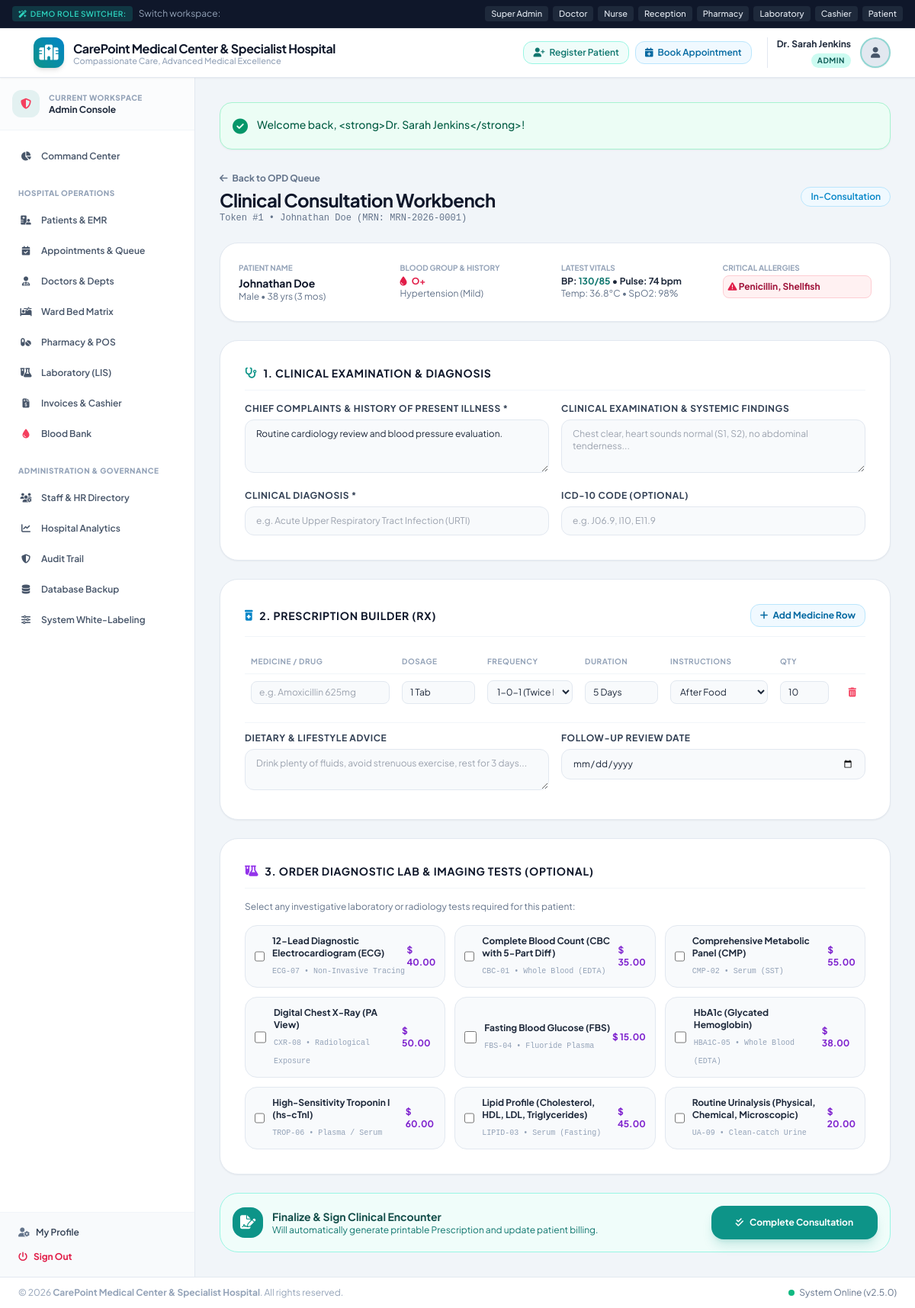
/modules/opd/consultation.php?appointment_id=1 (signed in), run on the app's committed database.
### tables this page shows
CREATE TABLE IF NOT EXISTS `appointments` (
  `id` INT AUTO_INCREMENT PRIMARY KEY,
  `token_number` INT NOT NULL,
  `patient_id` INT NOT NULL,
  `doctor_id` INT NOT NULL,
  `department_id` INT NULL,
  `appointment_date` DATE NOT NULL,
  `appointment_time` TIME NOT NULL,
  `reason` TEXT NULL,
  `status` ENUM('Scheduled', 'Waiting', 'In-Consultation', 'Completed', 'Cancelled') DEFAULT 'Scheduled',
  `created_at` TIMESTAMP DEFAULT CURRENT_TIMESTAMP,
  FOREIGN KEY (`patient_id`) REFERENCES `patients`(`id`) ON DELETE CASCADE,
  FOREIGN KEY (`doctor_id`) REFERENCES `doctors`(`id`) ON DELETE CASCADE
);

CREATE TABLE IF NOT EXISTS `patients` (
  `id` INT AUTO_INCREMENT PRIMARY KEY,
  `user_id` INT NULL UNIQUE,
  `mrn` VARCHAR(50) NOT NULL UNIQUE,
  `full_name` VARCHAR(150) NOT NULL,
  `email` VARCHAR(120) NULL,
  `phone` VARCHAR(30) NOT NULL,
  `gender` ENUM('Male', 'Female', 'Other') NOT NULL,
  `date_of_birth` DATE NOT NULL,
  `blood_group` ENUM('A+', 'A-', 'B+', 'B-', 'O+', 'O-', 'AB+', 'AB-', 'Unknown') DEFAULT 'Unknown',
  `address` TEXT NULL,
  `emergency_contact_name` VARCHAR(150) NULL,
  `emergency_contact_phone` VARCHAR(30) NULL,
  `emergency_contact_relation` VARCHAR(60) NULL,
  `allergies` TEXT NULL,
  `chronic_diseases` TEXT NULL,
  `created_at` TIMESTAMP DEFAULT CURRENT_TIMESTAMP,
  `updated_at` TIMESTAMP DEFAULT CURRENT_TIMESTAMP ON UPDATE CURRENT_TIMESTAMP,
  FOREIGN KEY (`user_id`) REFERENCES `users`(`id`) ON DELETE SET NULL
);

CREATE TABLE IF NOT EXISTS `vitals` (
  `id` INT AUTO_INCREMENT PRIMARY KEY,
  `patient_id` INT NOT NULL,
  `recorded_by` INT NULL,
  `temperature` DECIMAL(4,1) NULL COMMENT '°C',
  `blood_pressure` VARCHAR(20) NULL COMMENT 'mmHg (e.g. 120/80)',
  `pulse_rate` INT NULL COMMENT 'bpm',
  `respiratory_rate` INT NULL COMMENT 'breaths/min',
  `spo2` INT NULL COMMENT '% oxygen saturation',
  `blood_sugar` DECIMAL(5,1) NULL COMMENT 'mg/dL or mmol/L',
  `weight_kg` DECIMAL(5,2) NULL,
  `height_cm` DECIMAL(5,2) NULL,
  `notes` TEXT NULL,
  `recorded_at` TIMESTAMP DEFAULT CURRENT_TIMESTAMP,
  FOREIGN KEY (`patient_id`) REFERENCES `patients`(`id`) ON DELETE CASCADE,
  FOREIGN KEY (`recorded_by`) REFERENCES `users`(`id`) ON DELETE SET NULL
);

CREATE TABLE IF NOT EXISTS `lab_tests` (
  `id` INT AUTO_INCREMENT PRIMARY KEY,
  `category_id` INT NOT NULL,
  `test_name` VARCHAR(150) NOT NULL,
  `test_code` VARCHAR(50) NOT NULL UNIQUE,
  `sample_type` VARCHAR(80) DEFAULT 'Blood',
  `price` DECIMAL(10,2) NOT NULL DEFAULT 25.00,
  `normal_range` VARCHAR(255) NULL,
  `unit` VARCHAR(50) NULL,
  `description` TEXT NULL,
  `status` ENUM('active', 'inactive') DEFAULT 'active',
  FOREIGN KEY (`category_id`) REFERENCES `lab_test_categories`(`id`) ON DELETE RESTRICT
);

### modules/opd/consultation.php (the view, shortened to what the rows shown need)
<?php
require_once __DIR__ . '/../../includes/header.php';
$pdo = Database::getConnection();
$aptId = (int)($_GET['appointment_id'] ?? 0);
$stmt = $pdo->prepare("SELECT a.*, p.full_name as patient_name, p.mrn, p.gender, p.date_of_birth, p.allergies, p.chronic_diseases, p.blood_group,
                       u.full_name as doctor_name, d.specialization, d.consultation_fee
                       FROM appointments a
                       JOIN patients p ON a.patient_id = p.id
                       JOIN doctors d ON a.doctor_id = d.id
                       JOIN users u ON d.user_id = u.id
                       WHERE a.id = ?");
$stmt->execute([$aptId]);
$appointment = $stmt->fetch();
$pdo->prepare("UPDATE appointments SET status = 'In-Consultation' WHERE id = ? AND status = 'Waiting'")->execute([$aptId]);
$labTests = $pdo->query("SELECT id, test_name, test_code, sample_type, price FROM lab_tests WHERE status = 'active' ORDER BY test_name ASC")->fetchAll();
$vStmt = $pdo->prepare("SELECT * FROM vitals WHERE patient_id = ? ORDER BY recorded_at DESC LIMIT 1");
$vStmt->execute([$appointment['patient_id']]);
$latestVitals = $vStmt->fetch();
?>
<div class="max-w-5xl mx-auto space-y-6">
    <div class="flex items-center justify-between">
        <div>
            <a href="index.php" class="text-xs text-slate-500 hover:text-teal-600 font-bold inline-flex items-center mb-1">
                <i class="fa-solid fa-arrow-left mr-1.5"></i> Back to OPD Queue
            </a>
            <h1 class="text-2xl font-bold text-slate-900 tracking-tight">Clinical Consultation Workbench</h1>
            <p class="text-xs text-slate-500 font-mono">Token #<?= $appointment['token_number'] ?> &bull; <?= e($appointment['patient_name']) ?> (MRN: <?= e($appointment['mrn']) ?>)</p>
        </div>
    </div>
    <div class="bg-white rounded-3xl p-6 border border-slate-200 shadow-sm grid grid-cols-1 md:grid-cols-4 gap-4 text-xs">
        <div>
            <span class="text-slate-400 uppercase font-bold text-[10px]">Patient Name</span>
            <h4 class="font-bold text-slate-900 text-sm mt-0.5"><?= e($appointment['patient_name']) ?></h4>
            <span class="text-slate-500"><?= e($appointment['gender']) ?> &bull; <?= calculateAge($appointment['date_of_birth']) ?></span>
        </div>
        <div>
            <span class="text-slate-400 uppercase font-bold text-[10px]">Blood Group & History</span>
            <span class="font-bold text-rose-600 block mt-0.5"><i class="fa-solid fa-droplet mr-1"></i> <?= e($appointment['blood_group']) ?></span>
            <span class="text-slate-500"><?= e($appointment['chronic_diseases'] ?: 'No chronic history') ?></span>
        </div>
        <div>
            <span class="text-slate-400 uppercase font-bold text-[10px]">Latest Vitals</span>
            <?php if ($latestVitals): ?>
                <div class="font-bold text-slate-800 mt-0.5">
                    BP: <span class="text-teal-700"><?= e($latestVitals['blood_pressure']) ?></span> &bull; Pulse: <?= e($latestVitals['pulse_rate']) ?> bpm
                </div>
                <span class="text-slate-500">Temp: <?= e($latestVitals['temperature']) ?>&deg;C &bull; SpO2: <?= e($latestVitals['spo2']) ?>%</span>
            <?php else: ?>
                <span class="text-slate-400 block mt-0.5">No vitals logged today</span>
            <?php endif; ?>
        </div>
        <div>
            <span class="text-slate-400 uppercase font-bold text-[10px]">Critical Allergies</span>
            <?php if (!empty($appointment['allergies'])): ?>
                <div class="mt-0.5 p-1.5 bg-rose-50 border border-rose-200 rounded-lg text-rose-800 font-bold">
                    <i class="fa-solid fa-triangle-exclamation text-rose-600"></i> <?= e($appointment['allergies']) ?>
                </div>
            <?php else: ?>
                <span class="text-slate-500 block mt-0.5">No known allergies</span>
            <?php endif; ?>
        </div>
    </div>
    <form method="POST" action="" class="space-y-6">
        <div class="bg-white rounded-3xl p-6 sm:p-8 border border-slate-200 shadow-sm space-y-4">
            <div class="grid grid-cols-1 sm:grid-cols-2 gap-4">
                <div>
                    <label class="block text-xs font-bold text-slate-700 uppercase tracking-wider mb-1.5">Chief Complaints & History of Present Illness *</label>
                    <textarea name="chief_complaints" rows="3" required placeholder="Patient presents with..." class="w-full px-3.5 py-2.5 bg-slate-50 border border-slate-200 rounded-xl text-xs focus:ring-2 focus:ring-teal-500 focus:bg-white focus:outline-none"><?= e($appointment['reason']) ?></textarea>
                </div>
            </div>
        </div>
        <div class="bg-white rounded-3xl p-6 sm:p-8 border border-slate-200 shadow-sm space-y-4">
            <div class="overflow-x-auto">
                <table class="w-full text-left text-xs" id="prescription-table">
                    <thead class="text-slate-400 font-bold uppercase text-[10px] tracking-wider border-b border-slate-100">
                        <tr>
                            <th class="py-2 px-2">Medicine / Drug</th>
                            <th class="py-2 px-2 w-28">Dosage</th>
                            <th class="py-2 px-2 w-32">Frequency</th>
                            <th class="py-2 px-2 w-28">Duration</th>
                            <th class="py-2 px-2 w-36">Instructions</th>
                            <th class="py-2 px-2 w-20">Qty</th>
                            <th class="py-2 px-2 text-right w-10"></th>
                        </tr>
                    </thead>
                </table>
            </div>
        </div>
        <div class="bg-white rounded-3xl p-6 sm:p-8 border border-slate-200 shadow-sm space-y-4">
            <div class="grid grid-cols-1 sm:grid-cols-3 gap-3">
                <?php foreach ($labTests as $lt): ?>
                    <label class="p-3 bg-slate-50 hover:bg-purple-50/50 border border-slate-200 rounded-2xl flex items-center justify-between cursor-pointer transition">
                        <div class="flex items-center space-x-2.5">
                            <input type="checkbox" name="lab_tests[]" value="<?= $lt['id'] ?>" class="w-4 h-4 text-purple-600 rounded border-slate-300 focus:ring-purple-500">
                            <div>
                                <span class="font-bold text-slate-800 text-xs block"><?= e($lt['test_name']) ?></span>
                                <span class="text-[10px] text-slate-400 font-mono"><?= e($lt['test_code']) ?> &bull; <?= e($lt['sample_type']) ?></span>
                            </div>
                        </div>
                        <span class="font-bold text-purple-700 text-xs"><?= formatMoney($lt['price']) ?></span>
                    </label>
                <?php endforeach; ?>
            </div>
        </div>
    </form>
</div>
<?php require_once __DIR__ . '/../../includes/footer.php'; ?>

### data on the page
appointments: token_number "1", patient.full_name "Johnathan Doe", patient.mrn "MRN-2026-0001", patient.gender "Male", patient.date_of_birth "38 yrs (3 mos)", patient.blood_group "O+", patient.chronic_diseases "Hypertension (Mild)", patient.allergies "Penicillin, Shellfish", chief_complaints "Routine cardiology review and blood pressure evaluation."
vitals: blood_pressure "130/85", pulse_rate "74", temperature "36.8", spo2 "98"
lab_tests: test_name "12-Lead Diagnostic Electrocardiogram (ECG)", test_code "ECG-07", sample_type "Non-Invasive Tracing", price "$ 40.00"
lab_tests: test_name "Complete Blood Count (CBC with 5-Part Diff)", test_code "CBC-01", sample_type "Whole Blood (EDTA)", price "$ 35.00"
lab_tests: test_name "Comprehensive Metabolic Panel (CMP)", test_code "CMP-02", sample_type "Serum (SST)", price "$ 55.00"
lab_tests: test_name "Digital Chest X-Ray (PA View)", test_code "CXR-08", sample_type "Radiological Exposure", price "$ 50.00"
lab_tests: test_name "Fasting Blood Glucose (FBS)", test_code "FBS-04", sample_type "Fluoride Plasma", price "$ 15.00"
lab_tests: test_name "HbA1c (Glycated Hemoglobin)", test_code "HBA1C-05", sample_type "Whole Blood (EDTA)", price "$ 38.00"
lab_tests: test_name "High-Sensitivity Troponin I (hs-cTnI)", test_code "TROP-06", sample_type "Plasma / Serum", price "$ 60.00"
lab_tests: test_name "Lipid Profile (Cholesterol, HDL, LDL, Triglycerides)", test_code "LIPID-03", sample_type "Serum (Fasting)", price "$ 45.00"
lab_tests: test_name "Routine Urinalysis (Physical, Chemical, Microscopic)", test_code "UA-09", sample_type "Clean-catch Urine", price "$ 20.00"

### other printed values
$hospitalName "CarePoint Medical Center & Specialist Hospital"
$hospitalTagline "Compassionate Care, Advanced Medical Excellence"
$user['name'] "Dr. Sarah Jenkins"
$user['role'] "ADMIN"
$userRole "Admin"
$flash['message'] "Welcome back, <strong>Dr. Sarah Jenkins</strong>!"
getSetting('hospital_name', DEFAULT_HOSPITAL_NAME) "CarePoint Medical Center & Specialist Hospital"
APP_VERSION "2.5.0"
